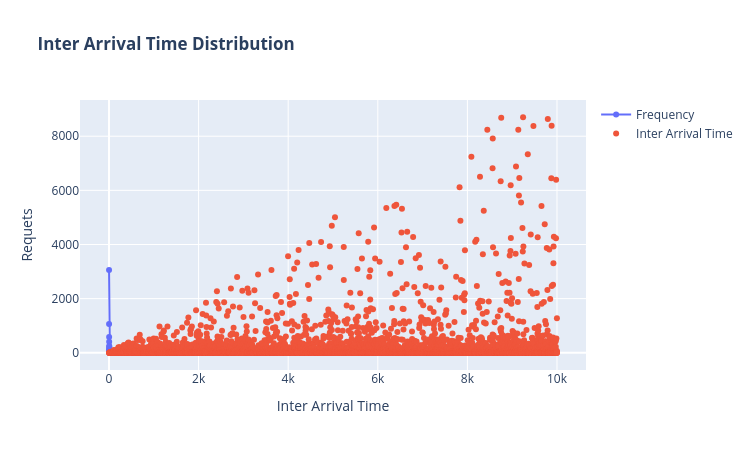

This figure's notebook cell:
### Code cell
fig.add_trace(go.Scatter(x = iat_df.index , 
                           y = iat_df["IAT"],
                           mode = "markers",
                           name = "Inter Arrival Time"))
fig.update_layout(xaxis_title = "Inter Arrival Time",
                  yaxis_title = "Requets",
                  title = "<b>Inter Arrival Time Distribution<b>",
                  width = 750,
                  height = 450)
fig.show()

### Figure 1 — Plotly figure (JSON) as saved in the notebook; plotly's stock layout.template omitted (floating-point values rounded to 4 significant figures; data arrays with more than 128 entries replaced by an {"elided": "..."} marker saying what was removed)
{"data": [{"mode": "lines+markers", "name": "Frequency", "type": "scatter", "x": {"elided": "2589 int values"}, "y": {"elided": "2589 int values"}}, {"mode": "markers", "name": "Inter Arrival Time", "type": "scatter", "x": {"elided": "7411 int values"}, "y": {"elided": "7411 float values"}}], "layout": {"height": 450, "title": {"text": "<b>Inter Arrival Time Distribution<b>"}, "width": 750, "xaxis": {"title": {"text": "Inter Arrival Time"}}, "yaxis": {"title": {"text": "Requets"}}}}
